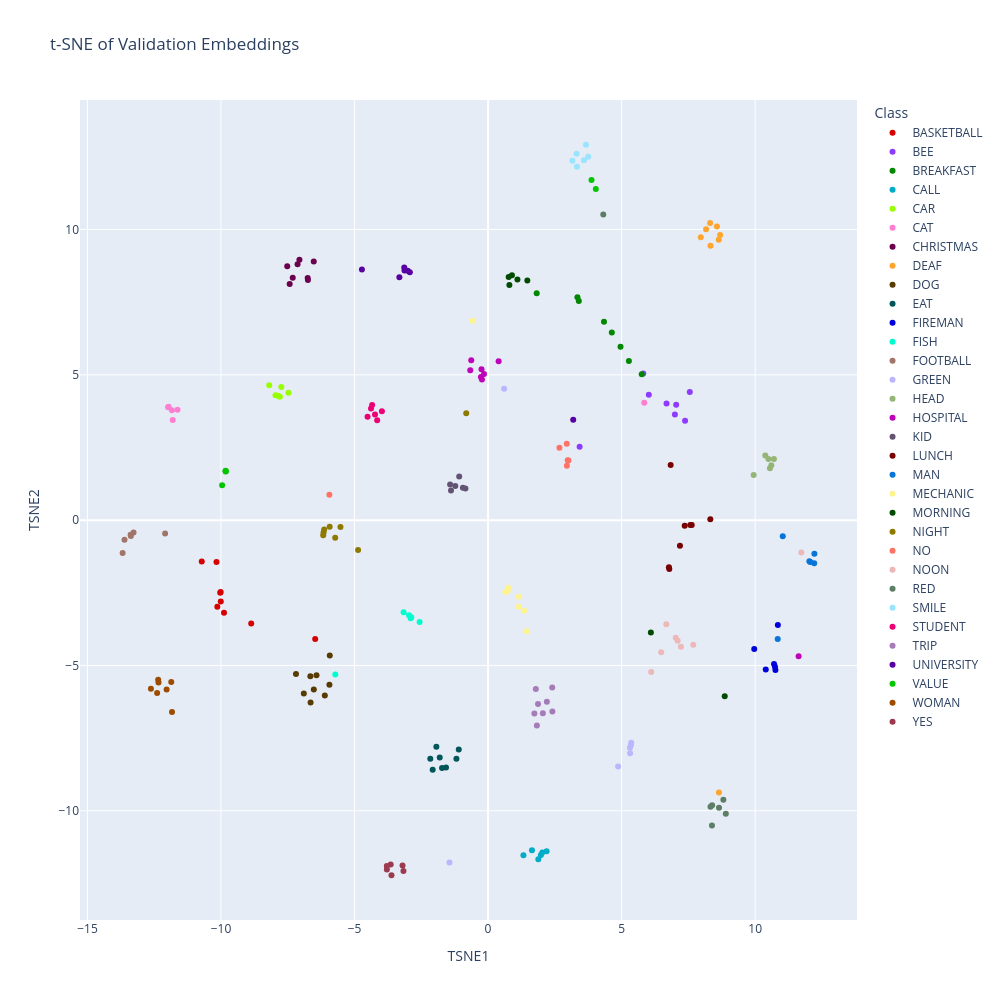

Notebook code for this chart:
### Code cell
embeddings = val["embeddings"]
labels = val["labels"]
id_to_label = val["id_to_label"]

class_names = [id_to_label[label] for label in labels]

tsne = TSNE(
    n_components=2,
    perplexity=30,
    learning_rate="auto",
    init="pca",
    random_state=42
)

embeddings_2d = tsne.fit_transform(embeddings)

df = pd.DataFrame({
    "TSNE1": embeddings_2d[:, 0],
    "TSNE2": embeddings_2d[:, 1],
    "Class": class_names
})

palette_32 = cc.glasbey[:32]

fig = px.scatter(
    df,
    x="TSNE1",
    y="TSNE2",
    color="Class",
    title="t-SNE of Validation Embeddings",
    width=1000,
    height=1000,
    color_discrete_sequence=palette_32
)

fig.show()

### Figure 1 — Plotly figure (JSON) as saved in the notebook; plotly's stock layout.template omitted (floating-point values rounded to 4 significant figures)
{"data": [{"hovertemplate": "Class=BASKETBALL<br>TSNE1=%{x}<br>TSNE2=%{y}<extra></extra>", "legendgroup": "BASKETBALL", "marker": {"color": "#d60000", "symbol": "circle"}, "mode": "markers", "name": "BASKETBALL", "orientation": "v", "showlegend": true, "type": "scatter", "x": [-10.17, -6.473, -8.868, -10.01, -10.14, -9.887, -10.72, -10.01, -10.03], "xaxis": "x", "y": [-1.443, -4.086, -3.553, -2.798, -2.978, -3.185, -1.42, -2.47, -2.495], "yaxis": "y"}, {"hovertemplate": "Class=BEE<br>TSNE1=%{x}<br>TSNE2=%{y}<extra></extra>", "legendgroup": "BEE", "marker": {"color": "#8c3bff", "symbol": "circle"}, "mode": "markers", "name": "BEE", "orientation": "v", "showlegend": true, "type": "scatter", "x": [6.019, 6.682, 3.428, 7.044, 6.996, 7.377, 5.811, 7.554], "xaxis": "x", "y": [4.316, 4.011, 2.527, 3.971, 3.636, 3.422, 5.047, 4.408], "yaxis": "y"}, {"hovertemplate": "Class=BREAKFAST<br>TSNE1=%{x}<br>TSNE2=%{y}<extra></extra>", "legendgroup": "BREAKFAST", "marker": {"color": "#018700", "symbol": "circle"}, "mode": "markers", "name": "BREAKFAST", "orientation": "v", "showlegend": true, "type": "scatter", "x": [4.96, 3.398, 5.274, 5.754, 4.633, 1.821, 3.346, 4.341], "xaxis": "x", "y": [5.966, 7.542, 5.474, 5.018, 6.454, 7.805, 7.667, 6.825], "yaxis": "y"}, {"hovertemplate": "Class=CALL<br>TSNE1=%{x}<br>TSNE2=%{y}<extra></extra>", "legendgroup": "CALL", "marker": {"color": "#00acc6", "symbol": "circle"}, "mode": "markers", "name": "CALL", "orientation": "v", "showlegend": true, "type": "scatter", "x": [1.979, 1.644, 1.325, 2.032, 2.193, 1.883], "xaxis": "x", "y": [-11.53, -11.35, -11.53, -11.43, -11.39, -11.66], "yaxis": "y"}, {"hovertemplate": "Class=CAR<br>TSNE1=%{x}<br>TSNE2=%{y}<extra></extra>", "legendgroup": "CAR", "marker": {"color": "#97ff00", "symbol": "circle"}, "mode": "markers", "name": "CAR", "orientation": "v", "showlegend": true, "type": "scatter", "x": [-7.96, -7.794, -7.473, -7.741, -7.863, -8.194], "xaxis": "x", "y": [4.295, 4.245, 4.385, 4.585, 4.283, 4.64], "yaxis": "y"}, {"hovertemplate": "Class=CAT<br>TSNE1=%{x}<br>TSNE2=%{y}<extra></extra>", "legendgroup": "CAT", "marker": {"color": "#ff7ed1", "symbol": "circle"}, "mode": "markers", "name": "CAT", "orientation": "v", "showlegend": true, "type": "scatter", "x": [-11.81, 5.848, -11.63, -11.84, -11.98, -11.96], "xaxis": "x", "y": [3.449, 4.04, 3.797, 3.784, 3.886, 3.906], "yaxis": "y"}, {"hovertemplate": "Class=CHRISTMAS<br>TSNE1=%{x}<br>TSNE2=%{y}<extra></extra>", "legendgroup": "CHRISTMAS", "marker": {"color": "#6b004f", "symbol": "circle"}, "mode": "markers", "name": "CHRISTMAS", "orientation": "v", "showlegend": true, "type": "scatter", "x": [-7.063, -6.745, -7.52, -6.754, -7.314, -6.527, -7.428, -7.133], "xaxis": "x", "y": [8.959, 8.264, 8.737, 8.329, 8.34, 8.903, 8.125, 8.805], "yaxis": "y"}, {"hovertemplate": "Class=DEAF<br>TSNE1=%{x}<br>TSNE2=%{y}<extra></extra>", "legendgroup": "DEAF", "marker": {"color": "#ffa52f", "symbol": "circle"}, "mode": "markers", "name": "DEAF", "orientation": "v", "showlegend": true, "type": "scatter", "x": [7.966, 8.57, 8.69, 8.638, 8.164, 8.312, 8.645, 8.328], "xaxis": "x", "y": [9.737, 10.1, 9.809, 9.649, 10.01, 10.23, -9.37, 9.443], "yaxis": "y"}, {"hovertemplate": "Class=DOG<br>TSNE1=%{x}<br>TSNE2=%{y}<extra></extra>", "legendgroup": "DOG", "marker": {"color": "#573b00", "symbol": "circle"}, "mode": "markers", "name": "DOG", "orientation": "v", "showlegend": true, "type": "scatter", "x": [-6.525, -6.654, -5.926, -5.94, -6.645, -6.424, -7.192, -6.111, -6.898], "xaxis": "x", "y": [-5.825, -5.375, -4.657, -5.667, -6.279, -5.338, -5.297, -6.037, -5.963], "yaxis": "y"}, {"hovertemplate": "Class=EAT<br>TSNE1=%{x}<br>TSNE2=%{y}<extra></extra>", "legendgroup": "EAT", "marker": {"color": "#005659", "symbol": "circle"}, "mode": "markers", "name": "EAT", "orientation": "v", "showlegend": true, "type": "scatter", "x": [-1.936, -1.097, -2.074, -1.723, -1.575, -2.163, -1.185, -1.81], "xaxis": "x", "y": [-7.793, -7.892, -8.587, -8.53, -8.511, -8.213, -8.212, -8.168], "yaxis": "y"}, {"hovertemplate": "Class=FIREMAN<br>TSNE1=%{x}<br>TSNE2=%{y}<extra></extra>", "legendgroup": "FIREMAN", "marker": {"color": "#0000dd", "symbol": "circle"}, "mode": "markers", "name": "FIREMAN", "orientation": "v", "showlegend": true, "type": "scatter", "x": [9.967, 10.71, 10.85, 10.4, 10.74, 10.76], "xaxis": "x", "y": [-4.436, -4.947, -3.606, -5.143, -5.041, -5.154], "yaxis": "y"}, {"hovertemplate": "Class=FISH<br>TSNE1=%{x}<br>TSNE2=%{y}<extra></extra>", "legendgroup": "FISH", "marker": {"color": "#00fdcf", "symbol": "circle"}, "mode": "markers", "name": "FISH", "orientation": "v", "showlegend": true, "type": "scatter", "x": [-2.563, -5.719, -2.875, -3.162, -2.96, -2.898], "xaxis": "x", "y": [-3.502, -5.315, -3.344, -3.168, -3.269, -3.377], "yaxis": "y"}, {"hovertemplate": "Class=FOOTBALL<br>TSNE1=%{x}<br>TSNE2=%{y}<extra></extra>", "legendgroup": "FOOTBALL", "marker": {"color": "#a17569", "symbol": "circle"}, "mode": "markers", "name": "FOOTBALL", "orientation": "v", "showlegend": true, "type": "scatter", "x": [-13.27, -13.61, -13.38, -13.68, -12.09, -13.37], "xaxis": "x", "y": [-0.4286, -0.6774, -0.5005, -1.126, -0.4547, -0.5459], "yaxis": "y"}, {"hovertemplate": "Class=GREEN<br>TSNE1=%{x}<br>TSNE2=%{y}<extra></extra>", "legendgroup": "GREEN", "marker": {"color": "#bcb6ff", "symbol": "circle"}, "mode": "markers", "name": "GREEN", "orientation": "v", "showlegend": true, "type": "scatter", "x": [5.362, 5.313, 0.6013, -1.444, 5.318, 5.348, 4.871], "xaxis": "x", "y": [-7.657, -7.835, 4.522, -11.78, -8.018, -7.741, -8.475], "yaxis": "y"}, {"hovertemplate": "Class=HEAD<br>TSNE1=%{x}<br>TSNE2=%{y}<extra></extra>", "legendgroup": "HEAD", "marker": {"color": "#95b577", "symbol": "circle"}, "mode": "markers", "name": "HEAD", "orientation": "v", "showlegend": true, "type": "scatter", "x": [9.945, 10.5, 10.38, 10.61, 10.55, 10.7], "xaxis": "x", "y": [1.557, 2.104, 2.224, 1.887, 1.789, 2.108], "yaxis": "y"}, {"hovertemplate": "Class=HOSPITAL<br>TSNE1=%{x}<br>TSNE2=%{y}<extra></extra>", "legendgroup": "HOSPITAL", "marker": {"color": "#bf03b8", "symbol": "circle"}, "mode": "markers", "name": "HOSPITAL", "orientation": "v", "showlegend": true, "type": "scatter", "x": [-0.2665, -0.6662, -0.1521, -0.6289, -0.2284, 0.3955, -0.2448, 11.63], "xaxis": "x", "y": [4.923, 5.157, 5.033, 5.506, 4.84, 5.47, 5.197, -4.683], "yaxis": "y"}, {"hovertemplate": "Class=KID<br>TSNE1=%{x}<br>TSNE2=%{y}<extra></extra>", "legendgroup": "KID", "marker": {"color": "#645474", "symbol": "circle"}, "mode": "markers", "name": "KID", "orientation": "v", "showlegend": true, "type": "scatter", "x": [-0.8464, -1.42, -1.225, -1.081, -0.9427, -1.388], "xaxis": "x", "y": [1.092, 1.228, 1.174, 1.5, 1.111, 1.023], "yaxis": "y"}, {"hovertemplate": "Class=LUNCH<br>TSNE1=%{x}<br>TSNE2=%{y}<extra></extra>", "legendgroup": "LUNCH", "marker": {"color": "#790000", "symbol": "circle"}, "mode": "markers", "name": "LUNCH", "orientation": "v", "showlegend": true, "type": "scatter", "x": [7.573, 7.626, 7.186, 6.772, 8.322, 6.786, 7.364, 6.837], "xaxis": "x", "y": [-0.1691, -0.1641, -0.88, -1.617, 0.0299, -1.684, -0.1929, 1.902], "yaxis": "y"}, {"hovertemplate": "Class=MAN<br>TSNE1=%{x}<br>TSNE2=%{y}<extra></extra>", "legendgroup": "MAN", "marker": {"color": "#0774d8", "symbol": "circle"}, "mode": "markers", "name": "MAN", "orientation": "v", "showlegend": true, "type": "scatter", "x": [11.03, 10.85, 12.07, 12.03, 12.21, 12.22], "xaxis": "x", "y": [-0.5532, -4.092, -1.44, -1.417, -1.482, -1.159], "yaxis": "y"}, {"hovertemplate": "Class=MECHANIC<br>TSNE1=%{x}<br>TSNE2=%{y}<extra></extra>", "legendgroup": "MECHANIC", "marker": {"color": "#fdf490", "symbol": "circle"}, "mode": "markers", "name": "MECHANIC", "orientation": "v", "showlegend": true, "type": "scatter", "x": [1.143, 1.159, -0.5772, 0.7487, 0.6468, 1.452, 0.7418, 1.35], "xaxis": "x", "y": [-2.979, -2.632, 6.865, -2.326, -2.476, -3.826, -2.427, -3.116], "yaxis": "y"}, {"hovertemplate": "Class=MORNING<br>TSNE1=%{x}<br>TSNE2=%{y}<extra></extra>", "legendgroup": "MORNING", "marker": {"color": "#004b00", "symbol": "circle"}, "mode": "markers", "name": "MORNING", "orientation": "v", "showlegend": true, "type": "scatter", "x": [8.861, 0.7986, 1.1, 0.8939, 1.471, 6.096, 0.7715], "xaxis": "x", "y": [-6.061, 8.095, 8.279, 8.429, 8.248, -3.867, 8.369], "yaxis": "y"}, {"hovertemplate": "Class=NIGHT<br>TSNE1=%{x}<br>TSNE2=%{y}<extra></extra>", "legendgroup": "NIGHT", "marker": {"color": "#8e7900", "symbol": "circle"}, "mode": "markers", "name": "NIGHT", "orientation": "v", "showlegend": true, "type": "scatter", "x": [-6.136, -6.159, -5.527, -0.8171, -6.173, -5.93, -4.866, -5.723], "xaxis": "x", "y": [-0.3216, -0.4242, -0.2394, 3.681, -0.5182, -0.2285, -1.028, -0.6053], "yaxis": "y"}, {"hovertemplate": "Class=NO<br>TSNE1=%{x}<br>TSNE2=%{y}<extra></extra>", "legendgroup": "NO", "marker": {"color": "#ff7266", "symbol": "circle"}, "mode": "markers", "name": "NO", "orientation": "v", "showlegend": true, "type": "scatter", "x": [3.009, 2.673, -5.941, 2.952, 2.946, 2.983], "xaxis": "x", "y": [2.051, 2.495, 0.8726, 1.874, 2.631, 2.061], "yaxis": "y"}, {"hovertemplate": "Class=NOON<br>TSNE1=%{x}<br>TSNE2=%{y}<extra></extra>", "legendgroup": "NOON", "marker": {"color": "#edb8b8", "symbol": "circle"}, "mode": "markers", "name": "NOON", "orientation": "v", "showlegend": true, "type": "scatter", "x": [6.483, 6.109, 6.675, 7.222, 7.028, 7.684, 11.73, 7.099], "xaxis": "x", "y": [-4.543, -5.221, -3.583, -4.352, -4.044, -4.291, -1.113, -4.153], "yaxis": "y"}, {"hovertemplate": "Class=RED<br>TSNE1=%{x}<br>TSNE2=%{y}<extra></extra>", "legendgroup": "RED", "marker": {"color": "#5d7e66", "symbol": "circle"}, "mode": "markers", "name": "RED", "orientation": "v", "showlegend": true, "type": "scatter", "x": [8.329, 8.648, 8.384, 4.314, 8.903, 8.811, 8.389], "xaxis": "x", "y": [-9.861, -9.896, -10.51, 10.52, -10.1, -9.619, -9.808], "yaxis": "y"}, {"hovertemplate": "Class=SMILE<br>TSNE1=%{x}<br>TSNE2=%{y}<extra></extra>", "legendgroup": "SMILE", "marker": {"color": "#9ae4ff", "symbol": "circle"}, "mode": "markers", "name": "SMILE", "orientation": "v", "showlegend": true, "type": "scatter", "x": [3.667, 3.328, 3.159, 3.749, 3.588, 3.315], "xaxis": "x", "y": [12.92, 12.16, 12.37, 12.5, 12.38, 12.61], "yaxis": "y"}, {"hovertemplate": "Class=STUDENT<br>TSNE1=%{x}<br>TSNE2=%{y}<extra></extra>", "legendgroup": "STUDENT", "marker": {"color": "#eb0077", "symbol": "circle"}, "mode": "markers", "name": "STUDENT", "orientation": "v", "showlegend": true, "type": "scatter", "x": [-4.382, -4.511, -4.34, -3.975, -4.233, -4.152], "xaxis": "x", "y": [3.839, 3.555, 3.966, 3.745, 3.639, 3.435], "yaxis": "y"}, {"hovertemplate": "Class=TRIP<br>TSNE1=%{x}<br>TSNE2=%{y}<extra></extra>", "legendgroup": "TRIP", "marker": {"color": "#a57bb8", "symbol": "circle"}, "mode": "markers", "name": "TRIP", "orientation": "v", "showlegend": true, "type": "scatter", "x": [2.202, 1.735, 1.871, 2.408, 2.402, 1.789, 1.829, 2.052], "xaxis": "x", "y": [-6.247, -6.655, -6.327, -6.58, -5.762, -5.808, -7.063, -6.647], "yaxis": "y"}, {"hovertemplate": "Class=UNIVERSITY<br>TSNE1=%{x}<br>TSNE2=%{y}<extra></extra>", "legendgroup": "UNIVERSITY", "marker": {"color": "#5900a3", "symbol": "circle"}, "mode": "markers", "name": "UNIVERSITY", "orientation": "v", "showlegend": true, "type": "scatter", "x": [-3.137, 3.189, -3.128, -2.929, -3.009, -3.321, -4.723], "xaxis": "x", "y": [8.697, 3.459, 8.594, 8.527, 8.582, 8.359, 8.622], "yaxis": "y"}, {"hovertemplate": "Class=VALUE<br>TSNE1=%{x}<br>TSNE2=%{y}<extra></extra>", "legendgroup": "VALUE", "marker": {"color": "#03c600", "symbol": "circle"}, "mode": "markers", "name": "VALUE", "orientation": "v", "showlegend": true, "type": "scatter", "x": [-9.825, -9.828, -9.957, 4.034, -9.822, 3.874], "xaxis": "x", "y": [1.68, 1.696, 1.203, 11.4, 1.673, 11.71], "yaxis": "y"}, {"hovertemplate": "Class=WOMAN<br>TSNE1=%{x}<br>TSNE2=%{y}<extra></extra>", "legendgroup": "WOMAN", "marker": {"color": "#9e4b00", "symbol": "circle"}, "mode": "markers", "name": "WOMAN", "orientation": "v", "showlegend": true, "type": "scatter", "x": [-11.83, -12.39, -12.35, -12.34, -12.62, -12.03, -11.86], "xaxis": "x", "y": [-6.599, -5.944, -5.493, -5.583, -5.797, -5.825, -5.567], "yaxis": "y"}, {"hovertemplate": "Class=YES<br>TSNE1=%{x}<br>TSNE2=%{y}<extra></extra>", "legendgroup": "YES", "marker": {"color": "#9c3b4f", "symbol": "circle"}, "mode": "markers", "name": "YES", "orientation": "v", "showlegend": true, "type": "scatter", "x": [-3.617, -3.202, -3.79, -3.646, -3.788, -3.168], "xaxis": "x", "y": [-12.22, -11.89, -11.9, -11.85, -12.02, -12.07], "yaxis": "y"}], "layout": {"height": 1000, "legend": {"title": {"text": "Class"}, "tracegroupgap": 0}, "title": {"text": "t-SNE of Validation Embeddings"}, "width": 1000, "xaxis": {"anchor": "y", "domain": [0, 1], "title": {"text": "TSNE1"}}, "yaxis": {"anchor": "x", "domain": [0, 1], "title": {"text": "TSNE2"}}}}
